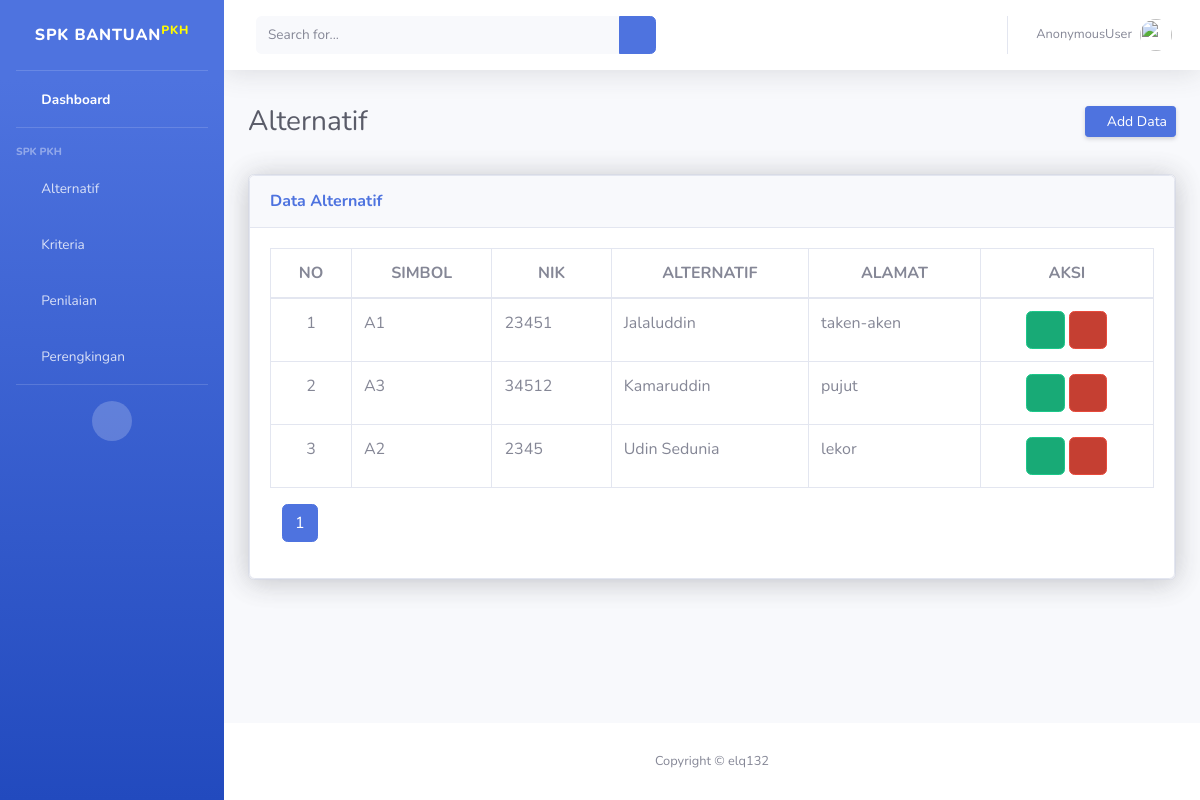
/dashboard/alternatif/, run on an earlier commit of the app's database.
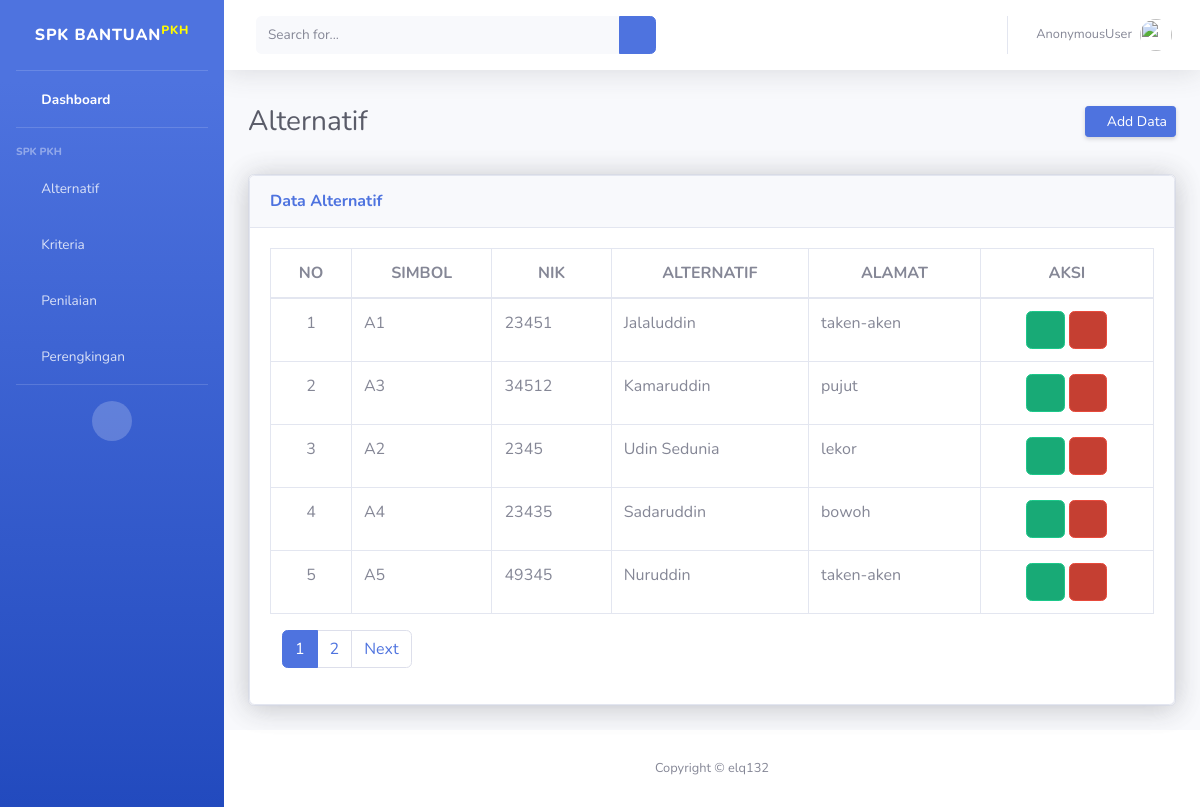
And on a later commit of the database.
### SPK/models.py (models this page shows, shortened)
class Alternatif(models.Model):
    simbol          = models.CharField(max_length=50, unique=True)
    nik             = models.IntegerField()
    nama_alternatif = models.CharField(max_length=50, unique=True)
    alamat          = models.TextField()

### SPK/views.py (the view)
# urls.py: path('alternatif/', views.alternatif_list, name='alternatif'),
def alternatif_list(request):
    alternatif = Alternatif.objects.all().order_by('-id')
    cari = request.GET.get('cari')
    if cari:
        page=Alternatif.objects.filter(Q(simbol__icontains=cari) |Q(nama_alternatif__icontains=cari))
    else:
        page = Alternatif.objects.all()
    halaman = Paginator(page,5)
    page_list = request.GET.get('page')
    page = halaman.get_page(page_list)
    context = {
        'datas': alternatif,
        'page_obj': page,
    }
    return render(request, 'alternatif.html', context)

### templates/alternatif.html (shortened to what this page needs)
{%load static%}
<!DOCTYPE html>
<html lang="en">
<head>
    <link href="{%static 'vendor/fontawesome-free/css/all.min.css'%}" rel="stylesheet" type="text/css">
    <link href="{%static 'css/sb-admin-2.min.css'%}" rel="stylesheet">
</head>
<body id="page-top">
    <div id="wrapper">
        <ul class="navbar-nav bg-gradient-primary sidebar sidebar-dark accordion" id="accordionSidebar">
            <a class="sidebar-brand d-flex align-items-center justify-content-center" href="{%url 'index'%}">
                <div class="sidebar-brand-text mx-3">SPK Bantuan<sup style="color: rgb(255, 251, 0);">PKH</sup></div>
            </a>
            <hr class="sidebar-divider my-0">
            <li class="nav-item active">
                <a class="nav-link" href="{%url 'index'%}">
                    <i class="fas fa-fw fa-tachometer-alt"></i>
                    <span>Dashboard</span></a>
            </li>
            <hr class="sidebar-divider">
            <div class="sidebar-heading">
                SPK PKH
            </div>
            <li class="nav-item">
                <a class="nav-link" href="{%url 'data:alternatif'%}">
                    <i class="fas fa-fw fa-chart-area"></i>
                    <span>Alternatif</span></a>
            </li>
            <li class="nav-item">
                <a class="nav-link collapsed" href="#" data-toggle="collapse" data-target="#collapseTwo"
                    aria-expanded="true" aria-controls="collapseTwo">
                    <i class="fas fa-fw fa-cog"></i>
                    <span>Kriteria</span>
                </a>
            </li>
            <li class="nav-item">
                <a class="nav-link" href="{%url 'data:penilaian'%}">
                    <i class="fas fa-fw fa-table"></i>
                    <span>Penilaian</span></a>
            </li>
            <li class="nav-item">
                <a class="nav-link" href="{%url 'data:perengkingan'%}">
                    <i class="fas fa-fw fa-folder"></i>
                    <span>Perengkingan</span></a>
            </li>
            <hr class="sidebar-divider d-none d-md-block">
            <div class="text-center d-none d-md-inline">
                <button class="rounded-circle border-0" id="sidebarToggle"></button>
            </div>
        </ul>
        <div id="content-wrapper" class="d-flex flex-column">
            <div id="content">
                <nav class="navbar navbar-expand navbar-light bg-white topbar mb-4 static-top shadow">
                    <form
                        class="d-none d-sm-inline-block form-inline mr-auto ml-md-3 my-2 my-md-0 mw-100 navbar-search">
                        <div class="input-group">
                            <input type="text" name="cari" class="form-control bg-light border-0 small" placeholder="Search for..."
                                aria-label="Search" aria-describedby="basic-addon2">
                            <div class="input-group-append">
                                <button class="btn btn-primary" type="submit">
                                    <i class="fas fa-search fa-sm"></i>
                                </button>
                            </div>
                        </div>
                    </form>
                    <ul class="navbar-nav ml-auto">
                        <li class="nav-item dropdown no-arrow">
                            <a class="nav-link dropdown-toggle" href="#" id="userDropdown" role="button"
                                data-toggle="dropdown" aria-haspopup="true" aria-expanded="false">
                                <span class="mr-2 d-none d-lg-inline text-gray-600 small">{{user}}</span>
                                <img class="img-profile rounded-circle"
                                    src="{%static 'img/undraw_profile.svg'%}">
                            </a>
                        </li>
                    </ul>
                </nav>
                <div class="container-fluid">
                    <div class="d-sm-flex align-items-center justify-content-between mb-4">
                        <h1 class="h3 mb-0 text-gray-800">Alternatif<h1>
                            <a href="{%url 'data:inalternatif'%}" class="d-none d-sm-inline-block btn btn-sm btn-primary shadow-sm"><i
                                class="fas fa-plus fa-sm text-white-50"></i>  Add Data</a>
                    </div>
                    <div class="row">
                        <div class="col-xl-12 col-lg-9">
                            <div class="card shadow mb-4">
                                <div class="card shadow">
                                    <div class="card-header py-3">
                                        <h6 class="m-0 font-weight-bold text-primary">Data Alternatif</h6>
                                    </div>
                                    <div class="card-body table-responsive">
                                            <table class="table table-bordered" id="dataTable" width="100%" cellspacing="0">
                                                <thead class="text-center">
                                                    <tr>
                                                        <th>NO</th>
                                                        <th>SIMBOL</th>
                                                        <th>NIK</th>
                                                        <th>ALTERNATIF</th>
                                                        <th>ALAMAT</th>
                                                        <th>AKSI</th>
                                                    </tr>
                                                </thead>
                                                <tbody>
                                                    {%for data in page_obj.object_list%}
                                                    <tr>
                                                        <td class="text-center">{{forloop.counter}}</td>
                                                        <td>{{data.simbol}}</td>
                                                        <td>{{data.nik}}</td>
                                                        <td>{{data.nama_alternatif}}</td>
                                                        <td>{{data.alamat}}</td>
                                                        <td class="text-center">
                                                            <a href="{%url 'data:upalternatif' id=data.id%}" class="btn btn-success btn-icon-split">
                                                                <span class="icon text-white-25">
                                                                    <i class="fas fa-edit"></i>
                                                                </span>
                                                            </a>
                                                            <a href="{%url 'data:delalternatif' id=data.id%}" class="btn btn-danger btn-icon-split" type="button" onclick="return confirm('yakin ingin menghapus data?')">
                                                                <span class="icon text-white-25">
                                                                    <i class="fas fa-trash"></i>
                                                                </span>
                                                            </a>
                                                        </td>
                                                    </tr>
                                                    {%endfor%}
                                                </tbody>
                                            </table>
                                            <div class="col-sm-12 col-md-7">
                                                <div class="dataTables_paginate paging_simple_numbers" id="dataTable_paginate">
                                                    <ul class="pagination">
                                                        {%for num_pages in page_obj.paginator.page_range%}
                                                        {%if page_obj.number == num_pages %}
                                                        <li class="paginate_button page-item active"><a href="{%url 'data:alternatif'%}?page={{num_pages}}" aria-controls="dataTable" data-dt-idx="1" tabindex="0" class="page-link">{{num_pages}}</a></li>
                                                        {%else%}
                                                        <li class="paginate_button page-item "><a href="{%url 'data:alternatif'%}?page={{num_pages}}" aria-controls="dataTable" data-dt-idx="2" tabindex="0" class="page-link">{{num_pages}}</a></li>
                                                        {%endif%}
                                                        {%endfor%}
                                                        {% if page_obj.has_next %}
                                                        <li class="paginate_button page-item next" id="dataTable_next">
                                                            <a href="?page={{page_obj.next_page_number}}" aria-controls="dataTable" data-dt-idx="7" tabindex="0" class="page-link">Next</a>
                                                        </li>
                                                        {%endif%}
                                                    </ul>
                                                </div>
                                            </div>
                                    </div>
                                </div>
                            </div>
                        </div>
                    </div>
                </div>
            </div>
            <footer class="sticky-footer bg-white">
                <div class="container my-auto">
                    <div class="copyright text-center my-auto">
                        <span>Copyright &copy; elq132</span>
                    </div>
                </div>
            </footer>
        </div>
    </div>
</body>
</html>

What changed in the data, as far as the page shows it:
added Alternatif: simbol "A4", nik "23435", nama_alternatif "Sadaruddin", alamat "bowoh"
added Alternatif: simbol "A5", nik "49345", nama_alternatif "Nuruddin", alamat "taken-aken"
Also different on the page:
new list line: "2"
text now shown: "Next"
